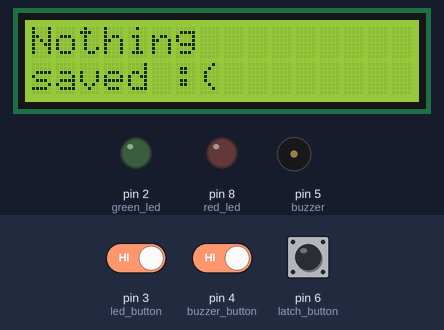
Bench run of a sketch on a simulated Arduino Uno, built with avr-gcc and run on an emulated ATmega328P. On the bench: 16×2 character LCD, output pins drawn as LEDs (lit = HIGH), buzzer (waves = sounding, pin HIGH). Dashed ring = blinking. The inputs (shaded band) are chosen by the test bench; at power-on: pin 6 (latch_button) HIGH, pin 3 (led_button) HIGH, pin 4 (buzzer_button) HIGH.

Above: at 1.2 s.
1.3 s: pin 6 (latch_button) pulled LOW for 0.15 s
At 2.7 s:
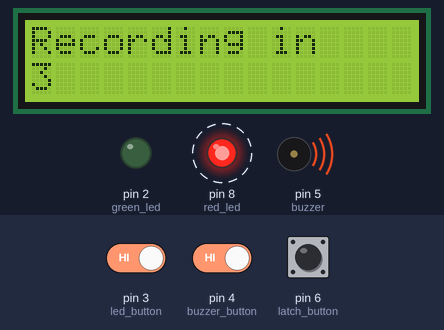
4.4 s: pin 6 (latch_button) pulled LOW for 3.2 s
At 6.5 s:
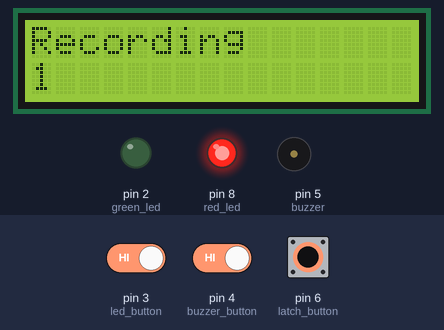
9.1 s: pin 6 (latch_button) pulled LOW for 1 s
At 9.9 s:
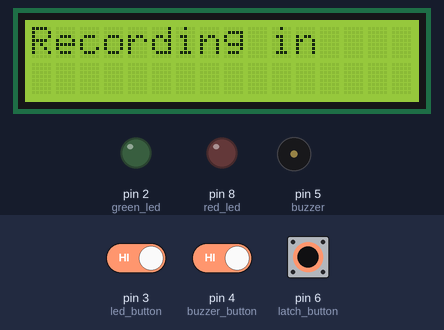
13.1 s: pin 3 (led_button) driven LOW and pin 4 (buzzer_button) driven LOW
At 14.9 s:
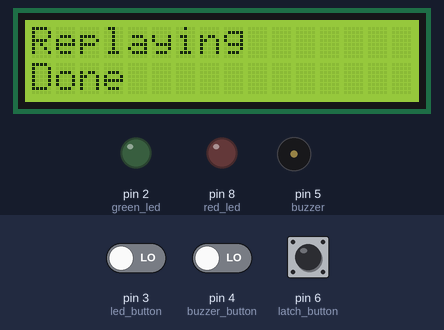
16.1 s: pin 6 (latch_button) pulled LOW for 3.2 s
At 22.1 s:
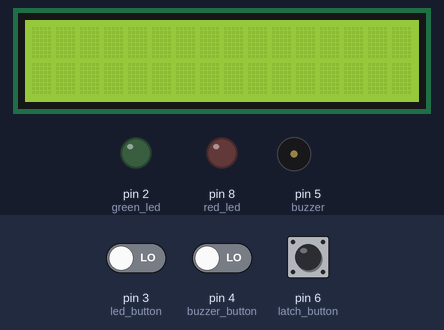
22.3 s: pin 3 (led_button) driven HIGH
At 23.2 s:
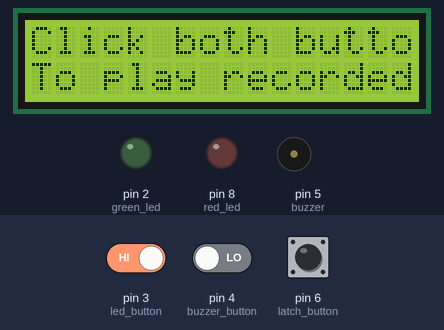
Timing chart, 0 to 24.8 s (numbered marks = the images above; inputs shaded):
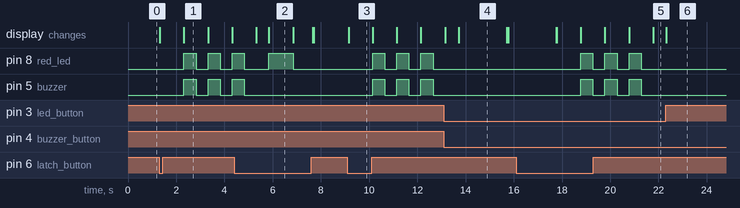

The sketch:

Imitator.ino
```cpp
//Importing libraries

#include <Wire.h>
#include <LiquidCrystal_I2C.h>
#include <LinkedList.h>

//Defining pins
const uint8_t green_led = 2;
const uint8_t led_button = 3;
const uint8_t buzzer_button = 4;
const uint8_t buzzer = 5;
const uint8_t latch_button = 6;
const uint8_t red_led = 8;

uint8_t maximum_time = 10; // If you want to test how many seconds your arduino can handle, be my guest. My one crashed at 12s

//Defining variables
boolean recorded = false;//will see if there is a recording to play or not
LinkedList<unsigned uint8_t> pattern = LinkedList<uint8_t>(); //1 is LED, 2 is Buzzer, 3 is buzzer and led, 0 is nothing. Will store the button pressed
LinkedList<unsigned int> timing = LinkedList<unsigned int>(); //Will store the time each button is pressed for EXACT timings
unsigned int current;//A variable that will (soon) hold the time that will be inputed into timming list
unsigned int prev_current = 0; //To track the difference in time to find out how much has passed
uint8_t timer = 0; //For the LCD display to show the timer
boolean blink = true; //Just for the blinking of red led and LCD while recording


LiquidCrystal_I2C lcd(0x27, 16, 2); //Defining LCD with comm. address + size

void setup() {
  Wire.begin();//For I2C communication
  lcd.init();//To talk to the LCD
  lcd.backlight();//Creating backlight

  //Defining pins
  pinMode(green_led, OUTPUT);
  pinMode(led_button, INPUT_PULLUP);
  pinMode(buzzer_button, INPUT_PULLUP);
  pinMode(buzzer, OUTPUT);
  pinMode(latch_button, INPUT_PULLUP);
  pinMode(red_led, OUTPUT);

}

void loop() {
  timer = 0;//reset timer
  if (digitalRead(latch_button) == HIGH){//If the latch button is unpressed
    if (recorded == false){ //If nothing has been recorded i,e user just booted it up
      lcd.setCursor(0, 0);
      lcd.print("Nothing"); //Print Nothing saved :(


      lcd.setCursor(0, 1);
      lcd.print("saved :(");
    }
    else{
      lcd.setCursor(0, 0);// If something is recorded than gives instructions to click buzzer and led button
      lcd.print("Click both button");


      lcd.setCursor(0, 1);
      lcd.print("To play recorded");
      if (digitalRead(buzzer_button) == LOW && digitalRead(led_button) == LOW){ // If the two buttons are pressed show the replay
        replay();
      }
    }
  }
  else{//else if the latch IS pressed
      lcd.clear();
      lcd.setCursor(0, 0);
      lcd.print("Recording in");
      delay(1000);
//starting a 3 countdown timer, with red led + buzzer before starting recording function
      lcd.setCursor(0, 1);
      lcd.print("3");
      digitalWrite(red_led, HIGH);
      digitalWrite(buzzer, HIGH);
      delay(500);
      digitalWrite(red_led, LOW);
      digitalWrite(buzzer, LOW);
      delay(500);
      lcd.setCursor(0, 1);
      lcd.print("2");
      digitalWrite(red_led, HIGH);
      digitalWrite(buzzer, HIGH);
      delay(500);
      digitalWrite(red_led, LOW);
      digitalWrite(buzzer, LOW);
      delay(500);
      lcd.setCursor(0, 1);
      lcd.print("1");
      digitalWrite(red_led, HIGH);
      digitalWrite(buzzer, HIGH);
      delay(500);
      digitalWrite(red_led, LOW);
      digitalWrite(buzzer, LOW);
      delay(500);
      lcd.clear();
      delay(500);
      pattern.clear();
      timing.clear();
      recording();

  }
}

void recording(){
  while (digitalRead(latch_button) == LOW && timer < maximum_time){//While the latch button remains pressed and the total time is under 10s (Otherwise it would crash after 12 s)
    current = millis(); //Function to wait a millisecond and stored in current
    if (current - prev_current >= 1000){// If it has been 1000 seconds since last checked
      timer += 1; //increase lcd timer by 1
      prev_current = current;//set difference between current and pre current to zero again
      lcd.clear();
      lcd.setCursor(0, 1);
      lcd.print(timer);
      if (blink == true){
        lcd.setCursor(0, 0);
        lcd.print("Recording");
        blink = false;
      }
      else{
        lcd.setCursor(0, 0);
        lcd.print("in progress");
        blink = true;
      }
      if (digitalRead(red_led) == LOW){// to make red LED flahs every second
        digitalWrite(red_led, HIGH);
      }
      else{
        digitalWrite(red_led, LOW);
      }
    }
    if (digitalRead(led_button) == LOW && digitalRead(buzzer_button) == LOW){ //if the user presses both buttons
      pattern.add(3);//add 3 to patterns list and the relative time to the timing list
      timing.add(current);
      digitalWrite(green_led, HIGH);//shine both green led and buzzer
      digitalWrite(buzzer, HIGH);
      delay(100);//just so user can see
    }
    else if (digitalRead(led_button) == LOW) {//if the user presses the green led button only
      pattern.add(1);//add 1 to the pattern list and the relative time to the timing list
      timing.add(current);
      digitalWrite(green_led, HIGH);
      digitalWrite(buzzer, LOW);
      delay(100);
    }
    else if (digitalRead(buzzer_button) == LOW){//if user pressed buzzer button only
      pattern.add(2);//add 2 to the pattern list and the relative time to the timing list
      timing.add(current);
      digitalWrite(buzzer, HIGH);
      digitalWrite(green_led, LOW);
      delay(100);
    }
    else{
      pattern.add(0);//if nothing is being pressed
      timing.add(current);// add 0 to the pattern list and relative time to the timing list
      digitalWrite(buzzer, LOW);//reset buzzer and green led
      digitalWrite(green_led, LOW);
      delay(100);
    }

  }
  digitalWrite(red_led, LOW);//after user is done recording turn of LED
  lcd.clear();
  while (digitalRead(latch_button) == LOW){//waits for user to press latch button
    lcd.setCursor(0, 0);
    lcd.print("Please press");
    lcd.setCursor(0, 1);
    lcd.print("To stop recording");
  }
  lcd.clear();
  recorded = true;

}

void replay(){
  lcd.clear();
  lcd.setCursor(0,0);
  lcd.print("Replaying");
  current = 0;//resets variables
  prev_current = 0;
  for (int i = 0; i<pattern.size(); i += 1){//repeat until i = pattern size

    current = millis();
    if (current - prev_current >= 1000){
      timer += 1;//there is another timer shown here
      prev_current = current;
      lcd.setCursor(0, 1);
      lcd.print(timer);
      }
    while (timing.get(i) > current){//waits for the corresponding relative time tp be = to time passed in replay
      current = millis();//continues the timer but stops everything else
    }
    if (pattern.get(i) == 3){//if corresponding number in list is 3, then play both items, and similar to other ones as well
      digitalWrite(buzzer, HIGH);
      digitalWrite(green_led, HIGH);
      delay(100);

    }

    else if (pattern.get(i) == 2){
      digitalWrite(buzzer, HIGH);
      digitalWrite(green_led, LOW);
      delay(100);

    }
    else if (pattern.get(i) == 1){
      digitalWrite(green_led, HIGH);
      digitalWrite(buzzer, LOW);
      delay(100);

    }
    else{
      digitalWrite(buzzer, LOW);
      digitalWrite(green_led, LOW);
      delay(100);
    }
  }
    lcd.setCursor(0,1);
    lcd.print("Done");//tell user replay is done
    delay(2000);
    lcd.clear();

}
```

Measured:
- after the input at 1.3 s, pin 8 (red_led), pin 5 (buzzer): alternates HIGH for 0.50 s and LOW for 0.50 s, starting after 1.0 s; the display: first changes at once (image 1 shows a later state)
- after the input at 4.4 s, the display: first differs from a run without the input after 1.4 s (image 2)
- after the input at 9.1 s, pin 8 (red_led), pin 5 (buzzer): alternates HIGH for 0.50 s and LOW for 0.50 s, starting after 1.0 s; the display: changes after 0.05 s (image 3)
- after the input at 13.1 s, the display: first differs from a run without the input after 0.61 s (image 4)
- after the input at 16.1 s, pin 8 (red_led), pin 5 (buzzer): alternates HIGH for 0.50 s and LOW for 0.50 s, 6 changes in all, then stays LOW, starting after 2.7 s; the display: first differs from a run without the input after 1.7 s (image 5 shows a later state)
- after the input at 22.3 s, the display: changes at once (image 6)
- what the display in image 1 shows lasts 1.0 s, from 2.3 s to 3.3 s
